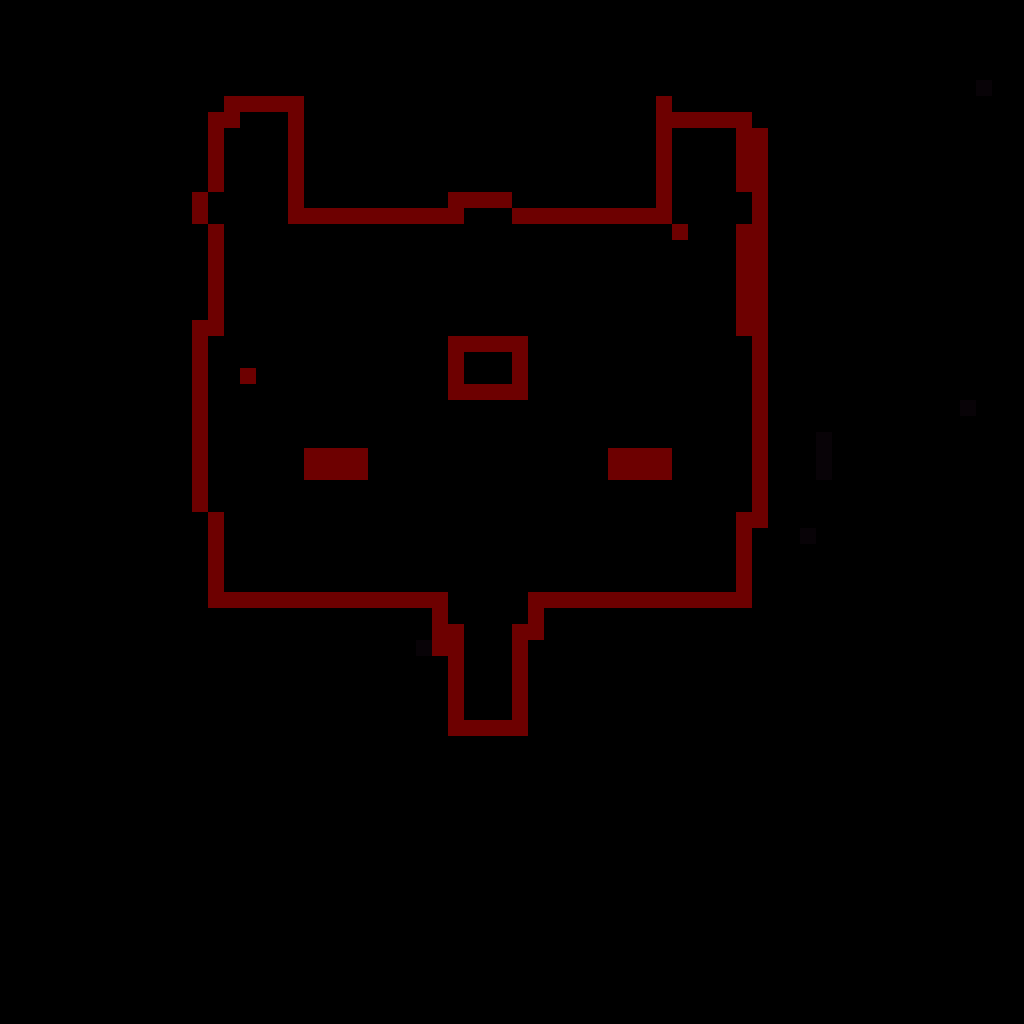

Tiled map render using the project's own tile images. Description and the map definition, with tile-layer contents summarised, below:
An orthogonal 64x64 tile map with 16x16 px tiles, 1 tile layer (2-collision), 5 hidden layers not drawn, 2 tilesets.

<map version="1.0" orientation="orthogonal" width="64" height="64" tilewidth="16" tileheight="16">
 <tileset firstgid="1" name="tileset_arena" tilewidth="16" tileheight="16">
  <image source="tileset_arena.png" width="512" height="512" />
 </tileset>
 <tileset firstgid="1025" name="collision_graphic" tilewidth="16" tileheight="16">
  <image source="collision_graphic.png" width="32" height="32" />
 </tileset>
 <layer name="0-background" width="64" height="64" visible="0">
  <data>[4096 cells, 4094 non-empty, 197 distinct tile ids]</data>
 </layer>
 <layer name="1-detail" width="64" height="64" visible="0">
  <data>[4096 cells, 388 non-empty, 127 distinct tile ids]</data>
 </layer>
 <layer name="2-collision" width="64" height="64" opacity="0.43">
  <data>[4096 cells, 211 non-empty, 2 distinct tile ids]</data>
 </layer>
 <layer name="3-background" width="64" height="64" visible="0">
  <data>[4096 cells, 121 non-empty, 74 distinct tile ids]</data>
 </layer>
 <layer name="4-detail" width="64" height="64" visible="0">
  <data>[4096 cells, 109 non-empty, 36 distinct tile ids]</data>
 </layer>
 <layer name="5-collision" width="64" height="64" visible="0">
  <data>[4096 cells, 0 non-empty, 0 distinct tile ids]</data>
 </layer>
</map>
